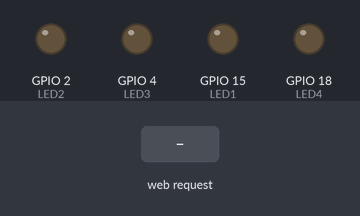
Recording of a sketch running on a simulated ESP32. Shown: output pins drawn as LEDs (lit = HIGH). The test bench sets the inputs (shaded band). WiFi joins after 1.5 s; servers stay silent unless stated; what the sketch prints to the serial monitor is not drawn.

Above: at 1.3 s.
1.4 s: HTTP request GET /led/1 received
At 2.1 s:
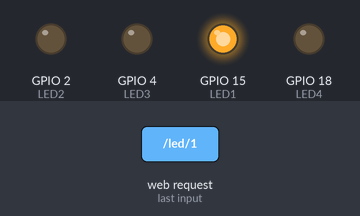
2.9 s: HTTP request GET /led/2 received
At 3.2 s:
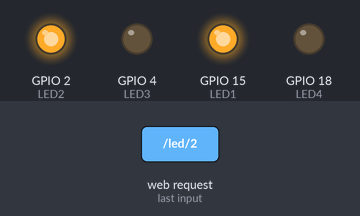
4.4 s: HTTP request GET /led/3 received
At 5.6 s:
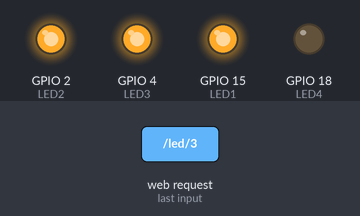
5.9 s: HTTP request GET /led/4 received
At 6.7 s:
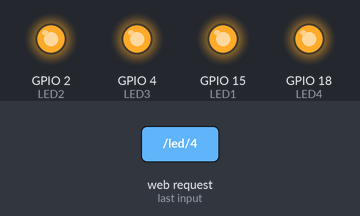
7.4 s: HTTP request GET /led/1 received
At 7.9 s:
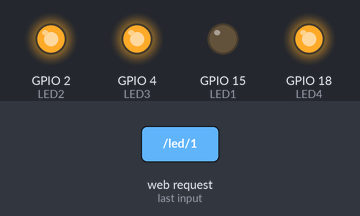
8.9 s: HTTP request GET /led/2 received
At 10.2 s:
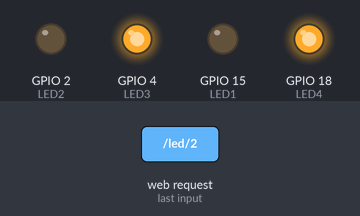
Timing chart, 0 to 11.4 s (numbered marks = the images above; inputs shaded):
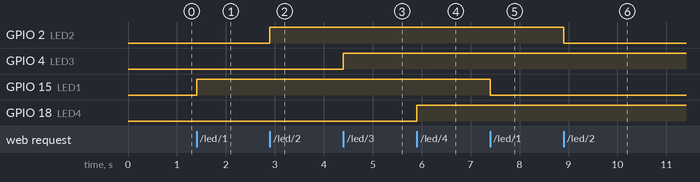

The sketch:

mode_acp.ino
```cpp
#include <WiFi.h>
#include <WiFiAP.h>
#include <WiFiClient.h>
#include <WiFiGeneric.h>
#include <WiFiMulti.h>
#include <WiFiSTA.h>
#include <WiFiScan.h>
#include <WiFiServer.h>
#include <WiFiType.h>
#include <WiFiUdp.h>

#include <WebServer.h>
#include <WiFi.h>

#define LED1 15
#define LED2 2
#define LED3 4
#define LED4 18
#define RETARDO 100

int led_status1=0;
int led_status2=0;
int led_status3=0;
int led_status4=0;

const char* ssid     = "Esp32"; // Change this to your WiFi SSID
const char* password = "012345678"; // Change this to your WiFi password

//IPAddress ip(192,168,4,22);
//IPAddress gateway(192,168,4,9);
//IPAddress subnet(255,255,255,0);

WebServer server(80);


void setup() {
  // put your setup code here, to run once:
  Serial.begin(115200);

  //Creamos el punto de acceso
  WiFi.softAP(ssid,password);
  //WiFi.softAPConfig(ip, gateway, subnet);

  IPAddress ip=WiFi.softAPIP();

  pinMode(LED1, OUTPUT);
  pinMode(LED2, OUTPUT);
  pinMode(LED3, OUTPUT);
  pinMode(LED4, OUTPUT);

  Serial.println();
  Serial.println("******************************************************");
  Serial.println("nombre de la red:");
  Serial.println(ssid);
  Serial.println("La ip es:");
  Serial.println(ip);

  /*WiFi.begin(ssid, password);

  while (WiFi.status() != WL_CONNECTED) {
      delay(500);
      Serial.print(".");
  }

  Serial.println("");
  Serial.println("WiFi connected");
  Serial.println("IP address: ");
  Serial.println(WiFi.localIP());*/

  Serial.print("Nombre de la red:");
  Serial.print(ssid);

  server.on("/",resp_req);
  server.on("/led/1",toggle_led1);
  server.on("/led/2",toggle_led2);
  server.on("/led/3",toggle_led3);
  server.on("/led/4",toggle_led4);
  server.onNotFound(handle_NoFound);

  server.begin();
  Serial.println("Servidor HTTP iniciado");
  delay(100);
}


void loop() {
  // put your main code here, to run repeatedly:
  server.handleClient();
}

String respuesta="<!DOCTYPE html><html lang='en'><head><meta charset='UTF-8'><meta name='viewport' content='width=device-width,initial-scale=1'><title>LED Dashboard</title><link href='https://cdn.jsdelivr.net/npm/bootstrap@5.0.2/dist/css/bootstrap.min.css' rel='stylesheet' integrity='sha384-EVSTQN3/azprG1Anm3QDgpJLIm9Nao0Yz1ztcQTwFspd3yD65VohhpuuCOmLASjC' crossorigin='anonymous'></head><body><h1>LED Dashboard</h1><table><tr class='text-center'><td><button id='led-1-toggle' type='button' class='btn btn-secondary'>LED 1</button></td><td><button id='led-2-toggle' type='button' class='btn btn-secondary'>LED 2</button></td><td><button id='led-3-toggle' type='button' class='btn btn-secondary'>LED 3</button></td><td><button id='led-4-toggle' type='button' class='btn btn-secondary'>LED 4</button></td></tr><tr class='text-center'><td><div id='led-1-status' class='badge bg-danger'>OFF</div></td><td><div id='led-2-status' class='badge bg-danger'>OFF</div></td><td><div id='led-3-status' class='badge bg-danger'>OFF</div></td><td><div id='led-4-status' class='badge bg-danger'>OFF</div></td></tr></table><script>var led1Toggle = document.getElementById('led-1-toggle'); led1Toggle.addEventListener('click', function () { toggleLed(1); }); var led2Toggle = document.getElementById('led-2-toggle'); led2Toggle.addEventListener('click', function () { toggleLed(2); }); var led3Toggle = document.getElementById('led-3-toggle'); led3Toggle.addEventListener('click', function () { toggleLed(3); }); var led4Toggle = document.getElementById('led-4-toggle'); led4Toggle.addEventListener('click', function () { toggleLed(4); }); var toggleLed = function (ledNumber) { fetch('/led/' + ledNumber).then((response) => { response.text().then((status) => { var element = document.getElementById( 'led-' + ledNumber + '-status' ); if (status == '1') { element.innerText = 'ON'; element.className = 'badge btn-success'; } else { element.innerText = 'OFF'; element.className = 'badge btn-danger'; } }); }); };</script></body></html>";

void resp_req()
{
  server.send(200,"text/html", respuesta);
}

void toggle_led1()
{
  if (led_status1==0)
  {
    digitalWrite(LED1, HIGH);
    server.send(200,"text/html", "1");
    led_status1=1;
  }
  else {
    digitalWrite(LED1, LOW);
    server.send(200,"text/html", "0");
    led_status1=0;
  }
}

void toggle_led2()
{
    if (led_status2==0)
  {
    digitalWrite(LED2, HIGH);
    server.send(200,"text/html", "1");
    led_status2=1;
  }
  else {
    digitalWrite(LED2, LOW);
    server.send(200,"text/html", "0");
    led_status2=0;
  }
}

void toggle_led3()
{
    if (led_status3==0)
  {
    digitalWrite(LED3, HIGH);
    server.send(200,"text/html", "1");
    led_status3=1;
  }
  else {
    digitalWrite(LED3, LOW);
    server.send(200,"text/html", "0");
    led_status3=0;
  }

}

void toggle_led4()
{
    if (led_status4==0)
  {
    digitalWrite(LED4, HIGH);
    server.send(200,"text/html", "1");
    led_status4=1;
  }
  else {
    digitalWrite(LED4, LOW);
    server.send(200,"text/html", "0");
    led_status4=0;
  }

}

void handle_NoFound()
{
  server.send(404,"text/plain", "Not Found");
}
```

Measured:
- after the input at 1.4 s, GPIO 15 (LED1): LOW → HIGH at once
- after the input at 2.9 s, GPIO 2 (LED2): LOW → HIGH at once
- after the input at 4.4 s, GPIO 4 (LED3): LOW → HIGH at once
- after the input at 5.9 s, GPIO 18 (LED4): LOW → HIGH at once
- after the input at 7.4 s, GPIO 15 (LED1): HIGH → LOW at once
- after the input at 8.9 s, GPIO 2 (LED2): HIGH → LOW at once
